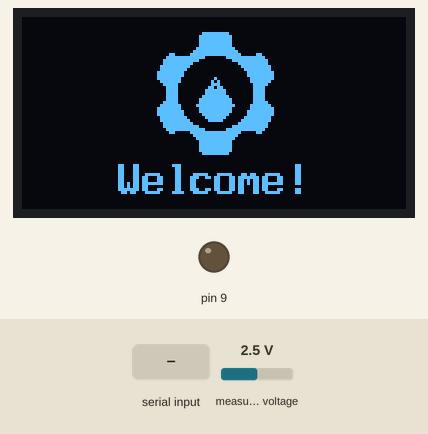
This sketch was run on a simulated Arduino Uno, built with avr-gcc and run on an emulated ATmega328P. Parts: 128×64 one-colour display, output pins drawn as LEDs (lit = HIGH). Inputs (shaded band) come from the test bench; at power-on: measured voltage 2.5 V. What the sketch prints to the serial monitor is not drawn.

Above: at 0.7 s.
At 5.4 s:
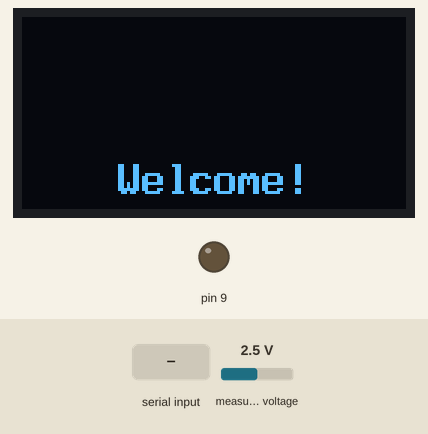
5.5 s: "f90\n" received over Serial
At 8.4 s:
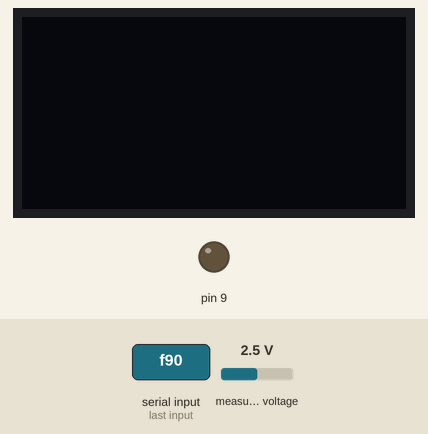
8.5 s: "p90\n" received over Serial
11.5 s: "a90\n" received over Serial
Timing chart, 0 to 14.5 s (numbered marks = the images above; inputs shaded):
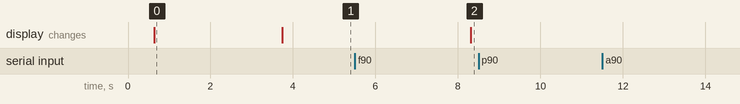

Measured:
- after the input at 5.5 s, the display: changes after 2.8 s (image 2)
- after the input at 8.5 s, every drawn part: stays the same
- after the input at 11.5 s, every drawn part: stays the same
- what the display in image 0 shows lasts 3.1 s, from 0.6 s to 3.7 s

The sketch:

turbidimeter_pwm_led_driver.ino
```cpp
#include <Wire.h>
#include <Adafruit_ADS1015.h>
#include "U8glib.h"
#include <Statistic.h>

#define BE_REALLY_VERBOSE false

#define DISPLAY_LINE0_HEIGHT 12
#define DISPLAY_LINE1_HEIGHT 27
#define DISPLAY_LINE2_HEIGHT 42
#define DISPLAY_LINE3_HEIGHT 59
#define DISPLAY_LINE_LENGTH 25
#define FLASH_SCREEN_TIME 3000


Adafruit_ADS1115 ads;  /* Use this for the 16-bit version */
U8GLIB_SSD1306_128X64 u8g(U8G_I2C_OPT_DEV_0|U8G_I2C_OPT_NO_ACK|U8G_I2C_OPT_FAST);

boolean b_cbuf0 = false, b_cbuf1 = true, b_cbuf2 = false, b_cbuf3 = false;
boolean b_cbuf2BIG = true;
boolean dynamic_led = true, freeze_screen = false, trigger_screen_blank = false;

int xplace = 0, yplace = 25;
char cbuf0[25], cbuf1[25], cbuf2[25], cbuf3[25];
String text;
float system_voltage;

adsGain_t ADC_PGA_GAIN;
float pd_adc, led_adc;
int serial_val, counter;
bool prescaler;
char message[8];
byte reg;
int gain_index;
int pwm_index;
adsGain_t gain[6] = {GAIN_TWOTHIRDS, GAIN_ONE, GAIN_TWO, GAIN_FOUR, GAIN_EIGHT, GAIN_SIXTEEN};
static int gain_mv[6] = {6144,4096,2048,1024,512,256};

int dummy_adc_target = 1000, dummy_adc_increment = 1;
bool averaging = true;
int averaging_count = 100;


void setup() {

  u8g.setFont(u8g_font_8x13B);      //see list at https://code.google.com/p/u8glib/wiki/fontsize
  if      ( u8g.getMode() == U8G_MODE_R3G3B2 )    {u8g.setColorIndex(255);}// white
  else if ( u8g.getMode() == U8G_MODE_GRAY2BIT )  {u8g.setColorIndex(3);}  // max intensity
  else if ( u8g.getMode() == U8G_MODE_BW )        {u8g.setColorIndex(1);}  // pixel on
  else if ( u8g.getMode() == U8G_MODE_HICOLOR )   {u8g.setHiColorByRGB(255, 255, 255);}

  strcpy(cbuf3, "    Welcome!");
  xplace = 64;
  yplace = 25;
  draw_setup_update(0);
  delay(FLASH_SCREEN_TIME);
  //strcpy(cbuf3, "CAL   READ  HELP");
  draw_setup_update(1);
  delay(500);
  strcpy(cbuf0, "");
  strcpy(cbuf1, "");
  strcpy(cbuf2, "");
  strcpy(cbuf3, "");

  Serial.begin(115200);
  pinMode(9, OUTPUT);
  TCCR1A = _BV(COM1A1);
  //*8-bit*/TCCR1A |= _BV(WGM10);
  //*9-bit*/TCCR1A |= _BV(WGM11);
  /*10-bit*/TCCR1A |= _BV(WGM10) | _BV(WGM11);
  TCCR1B = _BV(CS10); //no pre-scaler
  OCR1A = 0; //initial level

  serial_val = 0;
  prescaler = false;
  counter = 0;
  memset(message, 0, sizeof(message));

  //                                                                ADS1015  ADS1115
  //                                                                -------  -------
  // ads.setGain(GAIN_TWOTHIRDS);  // 2/3x gain +/- 6.144V  1 bit = 3mV      0.1875mV (default)
  // ads.setGain(GAIN_ONE);        // 1x gain   +/- 4.096V  1 bit = 2mV      0.125mV
  // ads.setGain(GAIN_TWO);        // 2x gain   +/- 2.048V  1 bit = 1mV      0.0625mV
  // ads.setGain(GAIN_FOUR);       // 4x gain   +/- 1.024V  1 bit = 0.5mV    0.03125mV
  // ads.setGain(GAIN_EIGHT);      // 8x gain   +/- 0.512V  1 bit = 0.25mV   0.015625mV
  // ads.setGain(GAIN_SIXTEEN);    // 16x gain  +/- 0.256V  1 bit = 0.125mV  0.0078125mV

  set_adc_gain(2);
  ads.begin();
  Serial.print(F("ADC gain is "));
  Serial.println(ads.getGain());


}

void set_adc_gain(int g)
{
  gain_index = g;
  ads.setGain(gain[gain_index]);
}

void read_photodiode()
{
    //OCR1A = 0;
  //delay(1);
  if(averaging){
    pd_adc = 0;
    for(int i = 0; i < averaging_count; i++){
      //OCR1A = 0;
      //delay(10);
      //OCR1A = pwm_index;
      //delay(1);
      float p = ads.readADC_SingleEnded(3);
      delay(10);
      if(BE_REALLY_VERBOSE){
        Serial.print(micros());
        Serial.print(",");
        Serial.print(i);
        Serial.print(",");
        Serial.println(p);

      }
      pd_adc += p;
    }
    pd_adc /= averaging_count;
  }
  else{
    //OCR1A = pwm_index;
    //delay(1);
    ads.readADC_SingleEnded(3);
    delay(10);
    pd_adc = ads.readADC_SingleEnded(3);
    delay(2);
    Serial.print(micros());
    Serial.print(",");
  }
  float adc_mv = pd_adc /32767.0 * gain_mv[gain_index];
  Serial.print(OCR1A);
  Serial.print(",");
  Serial.print(gain_index);
  Serial.print(",");
  Serial.print(pd_adc);
  Serial.print(",");
  Serial.println(adc_mv);
}

void loop()
{
  SerialCheck();
  delay(200);

  String s = F("pwm: ");
  s += OCR1A;
  s.toCharArray(cbuf0, 25);
  b_cbuf0 = true;
  bool bdraw = false;

  read_photodiode();
  //OCR1A = 0;
  //delay(10);

  if(trigger_screen_blank){
    kill_screen();
    trigger_screen_blank = false;
  }

  /*
  //increment input
  //we know the scale for the input and output
  //measure (have - want)
  int dif = (pd_adc - dummy_adc_target);
  float pdif = float(pd_adc) / float(dummy_adc_target);
  //determine increment direction and size
  if(!dynamic_led || (pdif > 0.95 && pdif < 1.05) || OCR1A == 0 || OCR1A == 1023) bdraw = true;
  //else if(
  if(bdraw){
    s = F("adc: ");
    s += pd_adc;
    s.toCharArray(cbuf1, 25);
    b_cbuf1 = true;
  }

  if(freeze_screen) bdraw = false;

  if(dif < 0 && OCR1A < 1023){
    //int val = OCR1A + dif/32 + 1;
    //if(val > 1023) val = 1023;
    //OCR1A = val;
    if(dynamic_led) ++OCR1A;
    if(bdraw) s = F("pwm up...");
  }
  else if(dif > 0 && OCR1A > 0){
    //int val = OCR1A - dif/32 - 1;
    //if(val < 0) val = 0;
    //OCR1A = val;
    if(dynamic_led) --OCR1A;
    if(bdraw) s = F("pwm down...");
  }
  else{
    if(bdraw) s = F("pwm stay...");
  }
  //Serial.println("\noutput: ");
  //Serial.println(pd_adc);
  //Serial.println(dummy_adc_target);
  //Serial.println(pdif);

  if(bdraw) {
    s.toCharArray(cbuf3, 25);
    b_cbuf3 = true;
    if(bdraw) draw_loop_update();
    delay(10);
  }
  */
}

void kill_screen(){
    String s = "";
    s.toCharArray(cbuf0, 25);
    s.toCharArray(cbuf1, 25);
    s.toCharArray(cbuf2, 25);
    s.toCharArray(cbuf3, 25);
    b_cbuf0 = true;
    b_cbuf1 = true;
    b_cbuf2 = true;
    b_cbuf3 = true;
    draw_loop_update();
}

void SerialCheck(){
  while (Serial.available() > 0) {
    char new_byte = Serial.read();
    message[counter++] = new_byte;
    if (new_byte == -1) continue;  // if no characters are in the buffer read() returns -1
    else if (new_byte == 'p')
    {
      prescaler = true;
    }
    else if (new_byte == '\n')
    {
      //Serial.print("message: ");      Serial.println(message);
      if (prescaler && message[0] == 'p') {
        bool c0 = true, c1 = true, c2 = true;
        Serial.println(F("adjusting TIMER1 prescaler bits..."));// + message[1] + message[2] + message[3]);
        if(message[1] == '0'){c0 = false;}
        if(message[2] == '0'){c1 = false;}
        if(message[3] == '0'){c2 = false;}
        TCCR1B = (c0 << CS10) | (c1 << CS11) | (c2 << CS12);
        reg = TCCR1B;
        Serial.print(F("CS20="));Serial.print(bitRead(reg,0));
        Serial.print(F(", CS21="));Serial.print(bitRead(reg,1));
        Serial.print(F(", CS22="));Serial.println(bitRead(reg,2));
      }
      else if(message[0] == 'a'){
        if(averaging) Serial.println("averaging off");
        else Serial.println("averaging on");
        averaging = !averaging;
      }
      else if(message[0] == 'f'){
        Serial.print("screen freeze ");
        if(freeze_screen) Serial.println("OFF");
        else{
          Serial.println("ON");
          trigger_screen_blank = true;
        }
        freeze_screen = !freeze_screen;
      }
      else if(message[0] == 'g'){
        Serial.print("gain: ");
        Serial.println(ads.getGain());
        if(message[1] == '0'){ ADC_PGA_GAIN = GAIN_TWOTHIRDS;  gain_index = 0;}
        else if(message[1] == '1'){ ADC_PGA_GAIN = GAIN_ONE;  gain_index = 1;}
        else if(message[1] == '2'){ ADC_PGA_GAIN = GAIN_TWO;  gain_index = 2;}
        else if(message[1] == '3'){ ADC_PGA_GAIN = GAIN_FOUR;  gain_index = 3;}
        else if(message[1] == '4'){ ADC_PGA_GAIN = GAIN_EIGHT;  gain_index = 4;}
        else if(message[1] == '5'){ ADC_PGA_GAIN = GAIN_SIXTEEN;  gain_index = 5;}
        set_adc_gain(gain_index);
        Serial.print(F("ADC PGA gain set to: "));
        Serial.println(gain_index);
      }
      else if(message[0] == 'u'){
        Serial.print(F("auto-brightness "));
        if(dynamic_led) Serial.println(F("OFF"));
        else Serial.println("ON");
        dynamic_led = !dynamic_led;
      }
      else if(message[0] == 't'){
        Serial.print(F("Setting target to: "));
        Serial.println(serial_val % 32767);
        dummy_adc_target = serial_val % 32767;
      }
      else if(message[0] == 'b'){
        pwm_index = serial_val % 1023 ;
        OCR1A = pwm_index;
        Serial.print(F("Setting duty cycle to: "));
        Serial.println(pwm_index);
      }
      counter = 0;
      serial_val = 0;
      prescaler = false;
      memset(message, 0, sizeof(message));
      break;   // exit the while(1), we're done receiving
    }
    else if (new_byte > 47 && new_byte < 58)
    {
      serial_val *= 10;  // shift left 1 decimal place
      serial_val += (new_byte - 48); // convert ASCII to integer, add, and shift left 1 decimal place
    }
  }
}

//--------------------------------
//--------------------------------
void draw_setup_update(int code) {
  u8g.firstPage();
  do draw_setup(code);
  while (u8g.nextPage());
}

void draw_setup(int code){
  if(code == 0){
  u8g.setColorIndex(1);
  u8g.drawFilledEllipse(xplace,yplace,20,20);
  u8g.setColorIndex(0);
  u8g.drawFilledEllipse(xplace-22,yplace,5,5);
  u8g.drawFilledEllipse(xplace+22,yplace,5,5);
  u8g.drawFilledEllipse(xplace-11,yplace-18,5,5);
  u8g.drawFilledEllipse(xplace-11,yplace+18,5,5);
  u8g.drawFilledEllipse(xplace+11,yplace-18,5,5);
  u8g.drawFilledEllipse(xplace+11,yplace+18,5,5);
  u8g.drawFilledEllipse(xplace,yplace,12,12);
  u8g.setColorIndex(1);
  u8g.drawFilledEllipse(xplace,yplace+4,5,5);
  //u8g.drawTriangle(xplace-5,yplace+4, xplace,yplace-3, xplace+5,yplace+4);  //not available
  u8g.drawLine(xplace-6,yplace+4, xplace,yplace-5);
  u8g.drawLine(xplace,yplace-5, xplace+6,yplace+4);
  u8g.drawLine(xplace-4,yplace+4, xplace,yplace-3);
  u8g.drawLine(xplace,yplace-3, xplace+4,yplace+4);
  u8g.drawStr( 0, 59, cbuf3);
  }
  else if(code == 1){
    u8g.drawStr( 0, 59, cbuf3);
  }
}

void draw_loop_update() {
  u8g.firstPage();
  do draw_loop();
  while (u8g.nextPage());
}

void draw_loop() {// graphic commands to redraw the complete screen should be placed here
  //Estimate: letters are 12px tall and 10px wide
  //Keep a line offset of >= 15px to account for this
  if (b_cbuf0) u8g.drawStr( 0, 12, cbuf0);
  if (b_cbuf1) u8g.drawStr( 0, 27, cbuf1);
  if (b_cbuf2){
    if(b_cbuf2BIG){
      //u8g.setFont(u8g_font_unifont);
      u8g.drawStr( 0, 42, cbuf2);
    }else{u8g.drawStr( 0, 59, cbuf2);}
  }
  if (b_cbuf3) u8g.drawStr( 0, 59, cbuf3);
}
```
